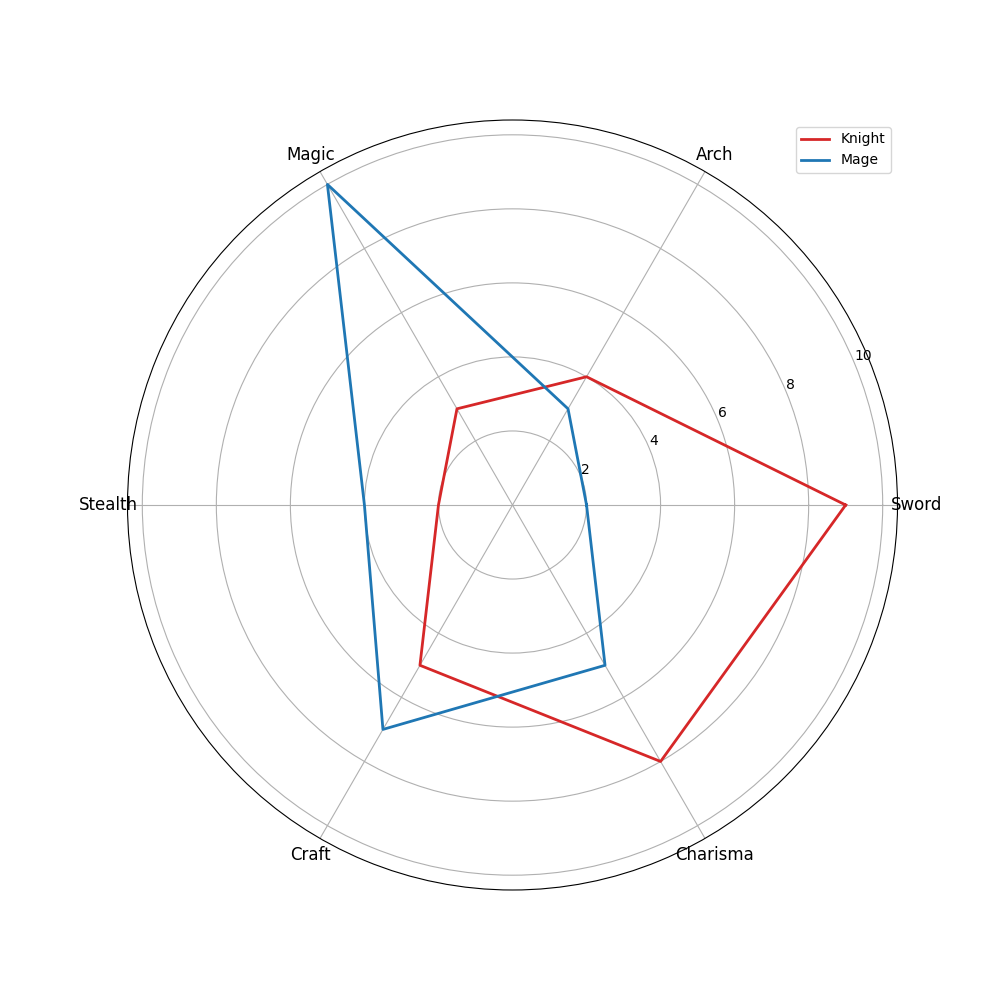

Python code for this plot:
import matplotlib.pyplot as plt
import numpy as np

skills = ['Sword', 'Arch', 'Magic', 'Stealth', 'Craft', 'Charisma']
num_skills = len(skills)

knight_skills = [9, 4, 3, 2, 5, 8]
mage_skills = [2, 3, 10, 4, 7, 5]

angles = np.linspace(0, 2 * np.pi, num_skills, endpoint=False).tolist()
knight_skills += knight_skills[:1]
mage_skills += mage_skills[:1]
angles += angles[:1]

fig, ax = plt.subplots(figsize=(10, 10), subplot_kw=dict(polar=True))

ax.plot(angles, knight_skills, color='tab:red', linewidth=2, label='Knight')
ax.plot(angles, mage_skills, color='tab:blue', linewidth=2, label='Mage')

ax.fill(angles, knight_skills, color='tab:red', alpha=0.0)
ax.fill(angles, mage_skills, color='tab:blue', alpha=0.0)

ax.set_xticks(angles[:-1])
ax.set_xticklabels(skills, fontsize=12, color='black')

ax.legend()
plt.show()
